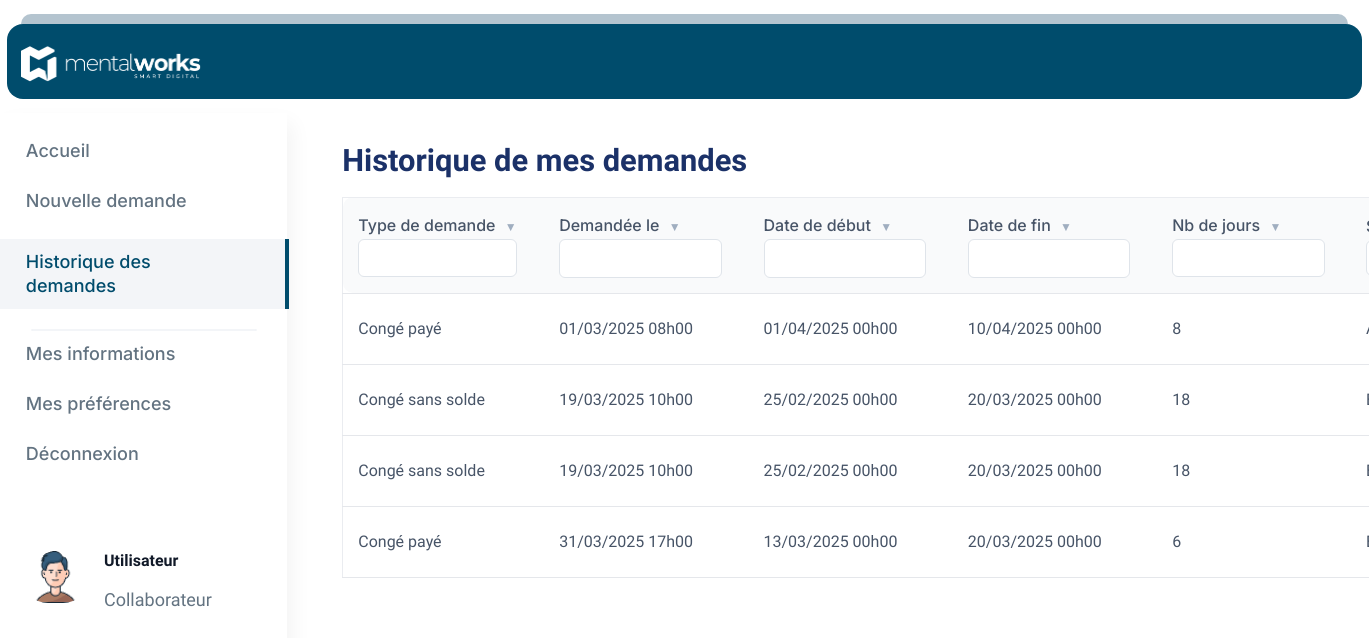
Screenshot of /historique.php (signed in) with the database file from the repository.
### tables this page shows
CREATE TABLE `request` (
  `id` int(11) NOT NULL,
  `request_type_id` int(11) NOT NULL,
  `collaborator_id` int(11) NOT NULL,
  `department_id` int(11) DEFAULT NULL,
  `created_at` datetime NOT NULL,
  `start_at` datetime NOT NULL,
  `end_at` datetime NOT NULL,
  `receipt_file` varchar(255) DEFAULT NULL,
  `comment` text DEFAULT NULL,
  `answer_comment` text DEFAULT NULL,
  `answer` tinyint(1) NOT NULL,
  `answer_at` datetime DEFAULT NULL
);

CREATE TABLE `request_type` (
  `id` int(11) NOT NULL,
  `name` varchar(255) NOT NULL
);

### historique.php (the view, shortened to what this page needs)
<?php
$order = 'asc';
$order = $_GET['order'] ?? $order ;
$demandes=[] ;
$user_id = $_SESSION['user_id'];
try {
    $pdo = new PDO('mysql:host=localhost;dbname=congefacile', 'root', '');
    $pdo->setAttribute(PDO::ATTR_ERRMODE, PDO::ERRMODE_EXCEPTION);
    $query = "SELECT
                request.id,
                request.request_type_id,
                request_type.name AS type_demande,
                request.created_at AS date_demande,
                request.start_at AS date_debut,
                request.end_at AS date_fin,
                request.answer AS etat_demande
              FROM request
              JOIN request_type ON request.request_type_id = request_type.id
              WHERE request.collaborator_id = :user_id";
    $stmt = $pdo->prepare($query);
    $stmt->bindParam(':user_id', $user_id, PDO::PARAM_INT);
    $stmt->execute();
    $demandes = $stmt->fetchAll(PDO::FETCH_ASSOC);
    $searchType = $_GET['searchType'] ?? '';
    $sortBy = $_GET['sortBy'] ?? 'date_demande';
    $order = $_GET['order'] ?? 'asc';
    $sortBy = $_GET['sortBy'] ?? 'date_demande';
    $searchNb = $_GET['searchNb'] ?? '';
    if (!empty($demandes) && isset($demandes[0][$sortBy])) {
        usort($demandes, function ($a, $b) use ($sortBy, $order) {
            return ($order === 'asc') ? $a[$sortBy] <=> $b[$sortBy] : $b[$sortBy] <=> $a[$sortBy];
        });
    }
} catch (PDOException $e) {
    echo "Erreur : " . $e->getMessage();
}
$nextOrder = ($order === 'asc') ? 'desc' : 'asc';
?>
<!DOCTYPE html>
<html lang="fr">
  <head>
    <link rel="stylesheet" href="style.css?v=2" />
    <link
      href="https://unpkg.com/boxicons@2.1.2/css/boxicons.min.css"
      rel="stylesheet"
    />
  </head>
<body>
<?php include 'include/top.php'; ?>
<div class="middle">
    <?php include 'include/left.php'; ?>
    <div class="right historique">
        <h1>Historique de mes demandes</h1>
      <div class="container">
        <table class="table1">
            <thead>
                <tr class='grey_Poste'>
                    <th class='searchHistorique'>
                        <a href="?sortBy=type&order=<?= $nextOrder ?>&searchType=<?= htmlspecialchars($searchType) ?>&searchNb=<?= htmlspecialchars($searchNb) ?>">
                            Type de demande
                            <span class="sort-arrow"><?= $sortBy === 'type' ? ($order === 'asc' ? '▲' : '▼') : '▼' ?></span>
                        </a>
                            <input class='searchListe' type="text" name="searchType" value="<?= htmlspecialchars($searchType) ?>"  />
                    </th>
                    <th class='searchHistorique'>
                        <a href="?sortBy=type&order=<?= $nextOrder ?>&searchType=<?= htmlspecialchars($searchType) ?>&searchNb=<?= htmlspecialchars($searchNb) ?>">
                            Demandée le
                            <span class="sort-arrow"><?= $sortBy === 'type' ? ($order === 'asc' ? '▲' : '▼') : '▼' ?></span>
                        </a>
                            <input class='searchListe' type="text" name="searchType" value="<?= htmlspecialchars($searchType) ?>"  />
                    </th>
                    <th class='searchHistorique'>
                        <a href="?sortBy=type&order=<?= $nextOrder ?>&searchType=<?= htmlspecialchars($searchType) ?>&searchNb=<?= htmlspecialchars($searchNb) ?>">
                            Date de début
                            <span class="sort-arrow"><?= $sortBy === 'type' ? ($order === 'asc' ? '▲' : '▼') : '▼' ?></span>
                        </a>
                            <input class='searchListe' type="text" name="searchType" value="<?= htmlspecialchars($searchType) ?>"/>
                    </th>
                    <th class='searchHistorique'>
                        <a href="?sortBy=type&order=<?= $nextOrder ?>&searchType=<?= htmlspecialchars($searchType) ?>&searchNb=<?= htmlspecialchars($searchNb) ?>">
                            Date de fin
                            <span class="sort-arrow"><?= $sortBy === 'type' ? ($order === 'asc' ? '▲' : '▼') : '▼' ?></span>
                        </a>
                            <input class='searchListe' type="text" name="searchType" value="<?= htmlspecialchars($searchType) ?>" />
                    </th>
                    <th class='searchHistorique'>
                        <a href="?sortBy=type&order=<?= $nextOrder ?>&searchType=<?= htmlspecialchars($searchType) ?>&searchNb=<?= htmlspecialchars($searchNb) ?>">
                            Nb de jours
                            <span class="sort-arrow"><?= $sortBy === 'type' ? ($order === 'asc' ? '▲' : '▼') : '▼' ?></span>
                        </a>
                            <input class='searchListe' type="text" name="searchType" value="<?= htmlspecialchars($searchType) ?>" />
                    </th>
                    <th class='searchHistorique'>
                        <a href="?sortBy=nb&order=<?= $nextOrder ?>&searchType=<?= htmlspecialchars($searchType) ?>&searchNb=<?= htmlspecialchars($searchNb) ?>">
                        </a>
                        <input class='searchListe'type="number" name="searchNb" value="<?= htmlspecialchars($searchNb) ?>" />
                    </th>
                </tr>
            </thead>
            <?php
            $holidays = [
                "2025-01-01",
                "2025-04-21",
                "2025-05-01",
                "2025-05-08",
                "2025-05-29",
                "2025-06-09",
                "2025-07-14",
                "2025-08-15",
                "2025-11-01",
                "2025-11-11",
                "2025-12-25"
            ];
            function getWorkingDays($start, $end, $holidays = []) {
                $begin = new DateTime($start);
                $end = new DateTime($end);
                $end->modify('+1 day');
                $interval = new DateInterval('P1D');
                $dateRange = new DatePeriod($begin, $interval, $end);
                $workingDays = 0;
                foreach ($dateRange as $date) {
                    $day = $date->format('N');
                    $formatted = $date->format('Y-m-d');
                        if ($day < 6 && !in_array($formatted, $holidays)) {
                            $workingDays++;
                        }
                }
                return $workingDays;
            }
            function getStatus($codes) {
                $numbers = explode(',', $codes);
                if (in_array('0', $numbers)) {
                    return 'En cours';
                } elseif (in_array('1', $numbers)) {
                    return 'Acceptée';
                } elseif (in_array('2', $numbers)) {
                    return 'Refusée';
                } else {
                    return 'Statut inconnu';
                }
            }
            ?>
            <tbody>
                <div class='tab_Poste'>
                    <?php if (count($demandes) > 0) : ?>
                        <?php foreach ($demandes as $demande) : ?>
                            <tr>
                                <td><?= htmlspecialchars($demande['type_demande']) ?></td>
                                <td><?= htmlspecialchars((new DateTime($demande['date_demande']))->format('d/m/Y H\h00')) ?></td>
                                <td><?= htmlspecialchars((new DateTime($demande['date_debut']))->format('d/m/Y H\h00')) ?></td>
                                <td><?= htmlspecialchars((new DateTime($demande['date_fin']))->format('d/m/Y H\h00')) ?></td>
                                <td><?= getWorkingDays($demande['date_debut'], $demande['date_fin'], $holidays); ?></td>
                                <td><?= getStatus($demande['etat_demande']) ?></td>
                            </tr>
                            <?php endforeach; ?>
                            <?php else : ?>
                                <tr>
                                    <td colspan="3" class="empty-row">Aucune demande trouvé</td>
                                </tr>
                    <?php endif; ?>
                </div>
            </tbody>
        </table>
      </div>
    </div>
</body>
</html>

### style.css (style rules this page uses)
body { margin: 0; font-family: "Epilogue", sans-serif; }
a { font-size: 16px; font-weight: 500; color: #637381; line-height: 24px; text-decoration: none; font-family: "inter", sans-serif; }
h1 { font-size: 30.85px; font-weight: 600; color: #1b3168; line-height: 28.5px; font-family: "Epilogue", sans-serif; }
input { background-color: white; border-radius: 6px; border: #dfe4ea solid 1px; width: 100%; padding: 12px 16px 12px 20px; font-family: "inter", sans-serif; outline: none; max-width: 350px; }
input::placeholder { font-size: 16px; font-weight: 400; font-family: "inter", sans-serif; }
.right { display: flex; flex-direction: column; flex: 2; max-width: 800px; margin-left: 25%; margin-top: 1%; }
.middle { display: flex; align-items: flex-start; justify-content: flex-start; width: 100%; margin-top: 1%; }
.right input { width: 350px; }
.searchHistorique { width: 17%; }
.right.historique { max-width: 95%; }
.searchHistorique input { width: 80%; padding: 6%; }
.searchListe { padding: 3%; }
th, td { border-bottom: 1px solid #e5e7eb; padding: 15px; text-align: left; border-bottom: 1px solid #e5e7eb; text-align: left; }
thead th a { text-decoration: none; color: #475467; }
th:first-child, td:first-child { border-top-left-radius: 10px; border-bottom-left-radius: 10px; }
.sort-arrow { margin-left: 5px; font-size: 12px; color: #a0aec0; }
.grey_Poste { background-color: #f9fafb; }
table { width: 100%; border-collapse: collapse; background-color: #ffffff; border-radius: 12px; border: 1px solid #eaecf0; color: #475467; border-radius: 12px; }
.table1 { width: 1356px; }
th, td { border-bottom: 1px solid #e5e7eb; padding: 15px; text-align: left; border-bottom: 1px solid #e5e7eb; }

### rows the page displays
request: request_type.name "Congé payé", created_at "01/03/2025 08h00", start_at "01/04/2025 00h00", end_at "10/04/2025 00h00", start_at+end_at "8"
request: request_type.name "Congé sans solde", created_at "19/03/2025 10h00", start_at "25/02/2025 00h00", end_at "20/03/2025 00h00", start_at+end_at "18"
request: request_type.name "Congé sans solde", created_at "19/03/2025 10h00", start_at "25/02/2025 00h00", end_at "20/03/2025 00h00", start_at+end_at "18"
request: request_type.name "Congé payé", created_at "31/03/2025 17h00", start_at "13/03/2025 00h00", end_at "20/03/2025 00h00", start_at+end_at "6"

### other values shown
$user_prenom "Utilisateur"
